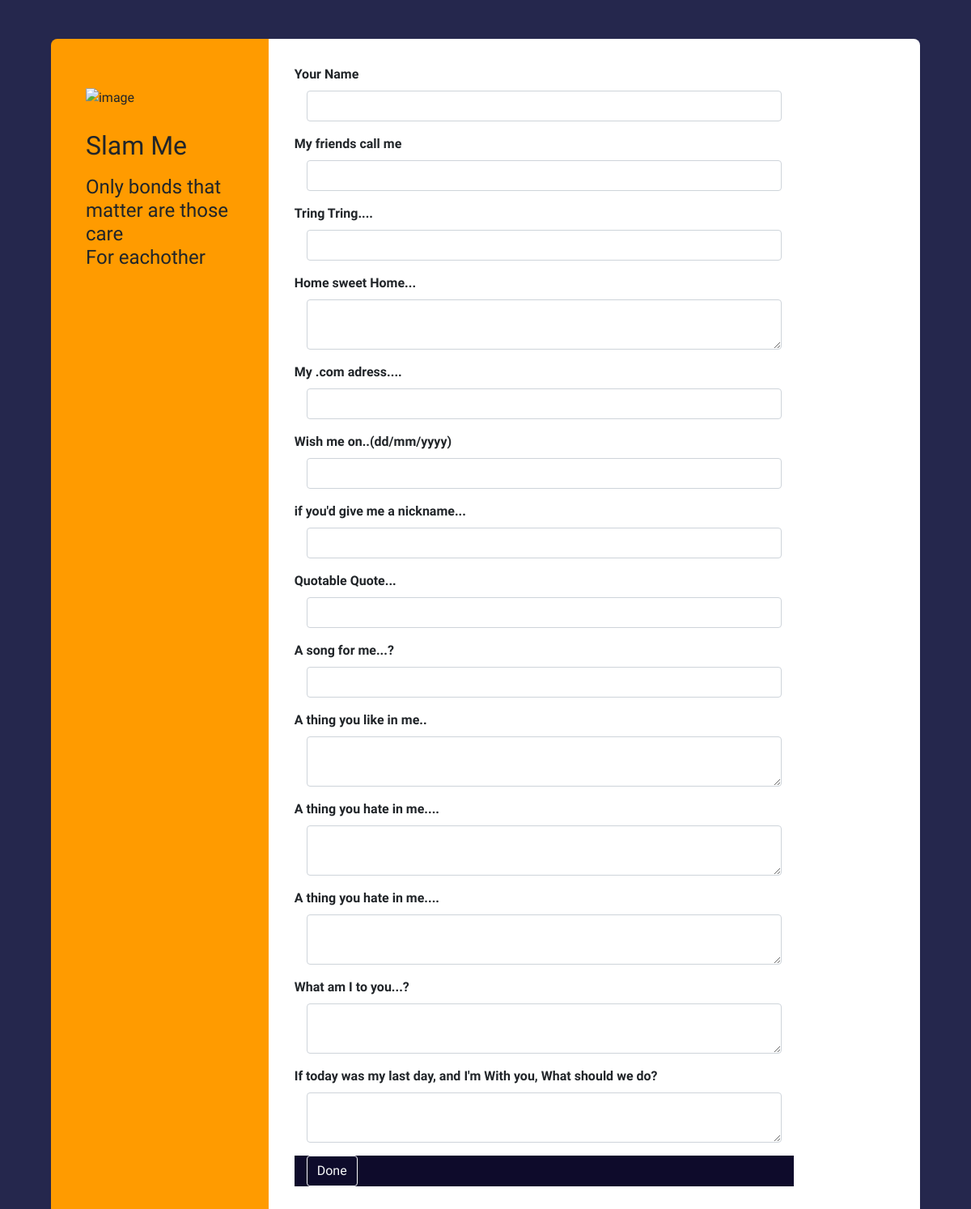
The page /page/dddddddssss on the database as committed earlier.
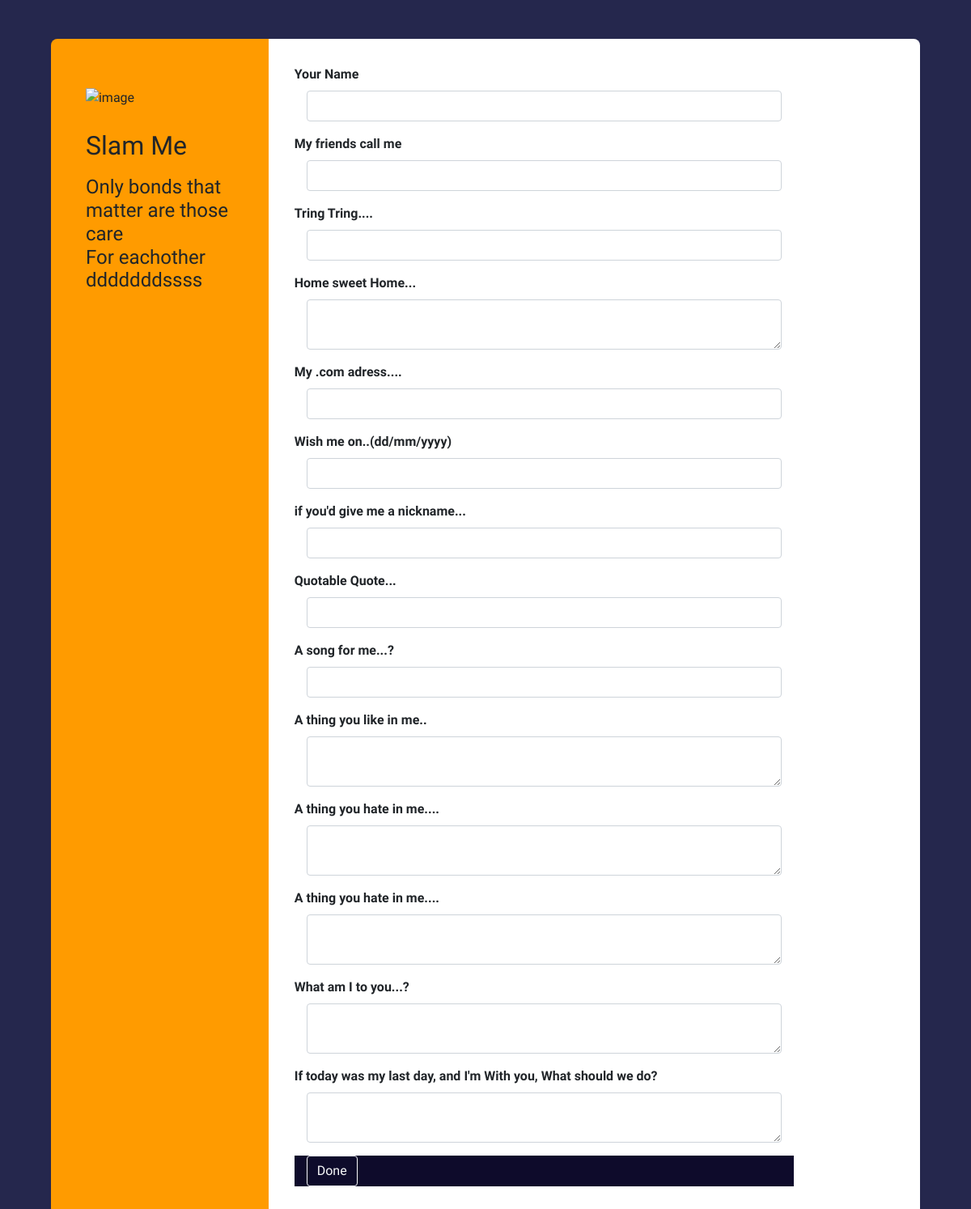
The same page on the database as committed later.
### Jurzo/models.py (models this page shows, shortened)
class User(db.Model, UserMixin):
    email = db.Column(db.String(50), nullable=False)
    username = db.Column(db.String(), nullable=False, unique=True)
    id = db.Column(db.Integer, primary_key=True)
    password = db.Column(db.String(60), nullable=False)
    page = db.relationship('Page', backref='owner', lazy=True)

### Jurzo/pages/routes.py (the view, shortened to what this page needs)
@pages.route('/page/<username>', methods=['GET', 'POST'])
def page(username):
    owner = User.query.filter_by(username=username).first()
    forms = PageForm()
    return render_template('slamform_layout.html', forms=forms, owner=owner)

### Jurzo/pages/fourms.py
class PageForm(FlaskForm):
    name = StringField("Your Name", validators=[DataRequired()])
    pet_name = StringField('My friends call me', validators=[DataRequired()])
    phone_num = StringField('Tring Tring....', validators=[DataRequired()])
    address = TextAreaField('Home sweet Home...', validators=[DataRequired()])
    mail = StringField('My .com adress....', validators=[DataRequired()])
    birthday = StringField('Wish me on..(dd/mm/yyyy) ',
                           validators=[DataRequired()])
    nick_name = StringField("if you'd give me a nickname...")
    Quote = StringField("Quotable Quote...", validators=[DataRequired()])
    Songs = StringField('A song for me...?')
    likes = TextAreaField("A thing you like in me..")
    hates = TextAreaField("A thing you hate in me....")
    what_us = TextAreaField("What am I to you...?",
                            validators=[DataRequired()])
    lastd = TextAreaField(
        "If today was my last day, and I'm With you, What should we do?")
    submit = SubmitField("Done")

### Jurzo/templates/slamform_layout.html (shortened to what the changed rows need)
<!DOCTYPE html>
<html lang="en">
<head>
    <link rel="stylesheet" href="https://stackpath.bootstrapcdn.com/bootstrap/4.1.0/css/bootstrap.min.css">
    <link rel="stylesheet" href="{{url_for('static', filename='style.css')}}">
  <link rel="stylesheet" href="https://use.fontawesome.com/releases/v5.0.8/css/solid.css">
  <link href="//maxcdn.bootstrapcdn.com/bootstrap/4.1.1/css/bootstrap.min.css" rel="stylesheet" id="bootstrap-css">
<link rel="stylesheet" type="text/css" href="{{url_for('static', filename = 'slamf.css')}}">
</head>
<body>
    <div class="container contact">
    <div class="row">
        <div class="col-md-3">
            <div class="contact-info">
                <img src="https://image.ibb.co/kUASdV/contact-image.png" alt="image"/>
                <h2>Slam Me</h2>
                <h4>Only bonds that matter are those care <br> For eachother <br> {{owner.username}}</h4>
            </div>
        </div>
    </div>
</body>
</html>

Rows that differ between the two databases and show on the page:
added User: username "dddddddssss"
